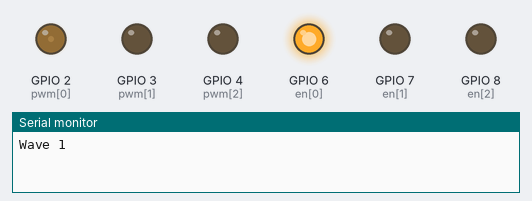
Recording of a sketch running on a simulated ESP32. Parts: output pins drawn as LEDs (lit = HIGH), the last lines printed to the serial monitor.

Above: at 0.1 s.
At 0.6 s:
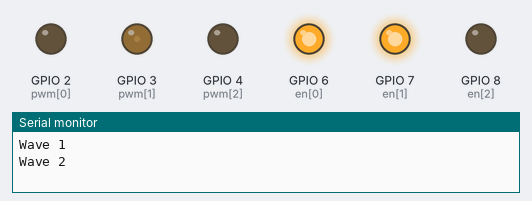
At 10.1 s:
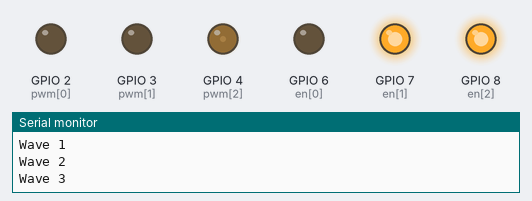
At 19.6 s:
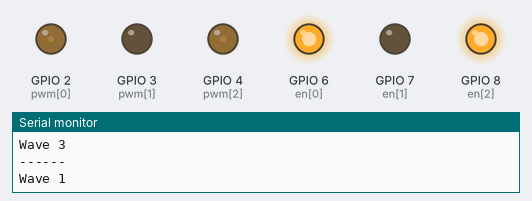
At 39.75 s:
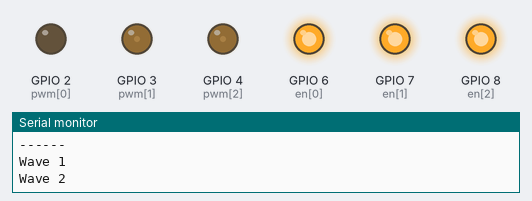
Timing chart, 0 to 40.0 s (numbered marks = the images above):
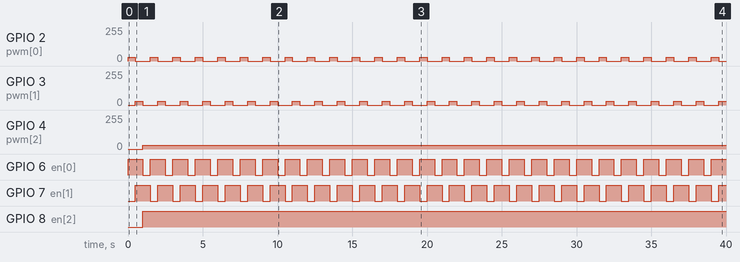

Measured:
- by itself, GPIO 2 (pwm[0]), GPIO 3 (pwm[1]): alternates 28/255 for 0.50 s and 0/255 for 1.0 s
- by itself, GPIO 4 (pwm[2]): 0/255 → 28/255 at 1.0 s
- by itself, GPIO 6 (en[0]), GPIO 7 (en[1]): alternates HIGH for 1.0 s and LOW for 0.50 s
- by itself, GPIO 8 (en[2]): LOW → HIGH at 1.0 s

The sketch:

8313simulation.ino
```cpp
const int pwm[3] = {2,3,4}; //GPIO{4,3,2}
const int en[3] = {6,7,8};
const int pwmChannel[3] = {0,1,2}; //PWM channels (0-15)

int dutyCycle;
/*Frequency: max 40MHz*/
const int PWMFreq = 20000; //5 KHz
/*Resolution: 1-16 bits*/
const int PWMResolution = 10; //1-16 bits (10 bits = 0-1023)
/*Duty cycle dependent on resolution*/
const int MAX_DUTY_CYCLE = (int)(pow(2, PWMResolution) - 1);

const int d = 500;

void setup()
{
  /*Setup enable pins*/
  for(int i=0; i<3; i++)
  {
    pinMode(en[i], OUTPUT);
    digitalWrite(en[i], LOW);
  }

  /*Initialize channels*/
  for(int i=0; i<3; i++)
  {
    ledcSetup(pwmChannel[i], PWMFreq, PWMResolution);
  }
  /* Route PWM channel signals to GPIO pins */
  for(int i=0; i<3; i++)
  {
    ledcAttachPin(pwm[i], pwmChannel[i]);
  }

  Serial.begin(9600);
}

void loop() {
  Serial.println("Wave 1");
  digitalWrite(en[0], HIGH);
  ledcWrite(pwmChannel[0], 0.11*MAX_DUTY_CYCLE);
  delay(d);

  Serial.println("Wave 2");
  ledcWrite(pwmChannel[0], 0);
  digitalWrite(en[1], HIGH);
  ledcWrite(pwmChannel[1], 0.11*MAX_DUTY_CYCLE);
  delay(d);

  Serial.println("Wave 3");
  ledcWrite(pwmChannel[1], 0);
  digitalWrite(en[0], LOW);
  digitalWrite(en[2], HIGH);
  ledcWrite(pwmChannel[2], 0.11*MAX_DUTY_CYCLE);
  delay(d);

  Serial.println("------");
  digitalWrite(en[1], LOW);
}
```
